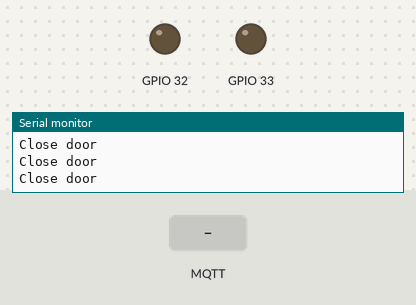
Bench run of a sketch on a simulated ESP32. Parts: output pins drawn as LEDs (lit = HIGH), the last lines printed to the serial monitor. Inputs (shaded band) come from the test bench. WiFi joins after 1.5 s; servers stay silent unless stated; no MQTT or app messages arrive unless stated.

Above: at 3.2 s.
3.3 s: MQTT message "open" arrives on the first subscribed topic
At 4.7 s:
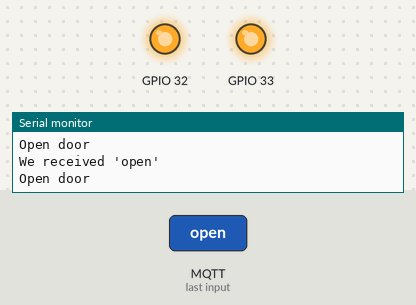
At 6.0 s:
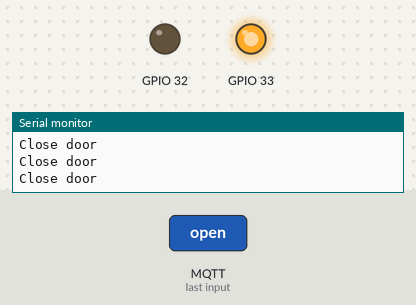
6.3 s: MQTT message "1" arrives on the first subscribed topic
7.8 s: MQTT message "on" arrives on the first subscribed topic
Timing chart, 0 to 34.9 s (numbered marks = the images above; inputs shaded):
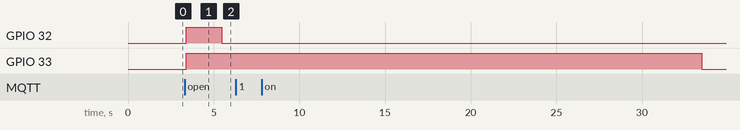

Measured:
- after the input at 3.3 s, GPIO 32: LOW → HIGH after 0.09 s, → LOW 2.1 s later; GPIO 33: LOW → HIGH after 0.09 s

The sketch:

ESP_house_door.ino
```cpp
/**
 *
 * @TODO individual topic per door
 * @TODO set open time via message
 *
 */


#include <WiFi.h>
#include <MQTT.h>
#include "smart_door.hpp"
#include "private_settings.hpp"


SmartDoor smart_house_door(32, 2);
SmartDoor smart_appartment_door(33, 30);


WiFiClient wifi_network;
MQTTClient mqtt_client;

void connect() {
    Serial.print("checking wifi...");
    while (WiFi.status() != WL_CONNECTED) {
        Serial.print(".");
        delay(1000);
    }

    Serial.print("\nconnecting...");
    while (!mqtt_client.connect("house_door_ESP")) {
        Serial.print(".");
        delay(1000);
    }

    Serial.println("\nconnected!");

    mqtt_client.subscribe("smart_house_door"); // test on server: $ mosquitto_pub -t smart_house_door -m 'open'
}

void messageReceived(String &topic, String &payload) {
    Serial.println("incoming: " + topic + " - " + payload);

    unsigned long t = millis();
    smart_house_door.save_to_mailbox(payload, t);
    smart_appartment_door.save_to_mailbox(payload, t);
}


void setup() {
    Serial.begin(115200);
    WiFi.begin(ssid, pass);

    mqtt_client.begin(mqtt_broker_ip, wifi_network);
    mqtt_client.onMessage(messageReceived);

    connect();
}

void loop() {
    mqtt_client.loop();
    delay(10);  // <- fixes some issues with WiFi stability

    if (!mqtt_client.connected()) {
        connect();
    }

    unsigned long now_ms = millis();
    smart_house_door.update(now_ms);
    smart_appartment_door.update(now_ms);
    delay(100);
}
```

smart_door.hpp
```cpp
#pragma once


class SmartDoor {
public:
    SmartDoor(int pin, int time_window);
    void save_to_mailbox(String message, unsigned long rx_time);
    void update(unsigned long now_ms);

private:
    int _pin;
    int _time_window;
    bool _new_mail_available;
    unsigned long _rx_time;
    String _message;
    unsigned long _closing_date;

    void _process_new_mail();
    void _open_door_for_n_seconds(int seconds);
    void _open_door();
    void _set_closing_date(unsigned long closing_date);
    void _close_door_if_needed(unsigned long now_ms);
    void _close_door();
};
```

smart_door.ino
```cpp
#include "smart_door.hpp"

SmartDoor::SmartDoor(int pin, int time_window)
    : _new_mail_available(false)
    , _rx_time(0)
    , _message("")
    , _closing_date(0)
{
    _pin = pin;
    _time_window = time_window;
    pinMode(_pin, OUTPUT);
}


void SmartDoor::save_to_mailbox(String message, unsigned long rx_time)
{
    _rx_time = rx_time;
    _message = message;
    _new_mail_available = true;
}


void SmartDoor::update(unsigned long now_ms)
{
    _process_new_mail();
    _close_door_if_needed(now_ms);
}


void SmartDoor::_process_new_mail()
{
    if (_new_mail_available == false) {
        return;
    }

    if (_message == "open") {
        Serial.println("We received 'open'");
        _open_door_for_n_seconds(_time_window);
    } else {
        Serial.println("We did not receive 'open'");
    }

    _new_mail_available = false;
}


void SmartDoor::_open_door_for_n_seconds(int seconds)
{
    unsigned long open_duration_ms = seconds * 1000;
    unsigned long now_ms = millis();
    _set_closing_date(now_ms + open_duration_ms);
    _open_door();
}


void SmartDoor::_open_door()
{
    Serial.println("Open door");
    digitalWrite(_pin, HIGH);
}


void SmartDoor::_set_closing_date(unsigned long closing_date)
{
    _closing_date = closing_date;
}


void SmartDoor::_close_door_if_needed(unsigned long now_ms)
{
    if (now_ms >= _closing_date) {
        _close_door();
    }
}


void SmartDoor::_close_door()
{
    Serial.println("Close door");
    digitalWrite(_pin, LOW);
}
```

private_settings_example.hpp
```cpp
/**
 * Make a copy of this file with the name "private_settings.hpp" and enter your private settings which you don't wish to make public.
 */

#pragma once

const char ssid[]           = "MY_SSID";
const char pass[]           = "correct_horse_battery_staple";
const char mqtt_broker_ip[] = "192.168.2.100";
```
